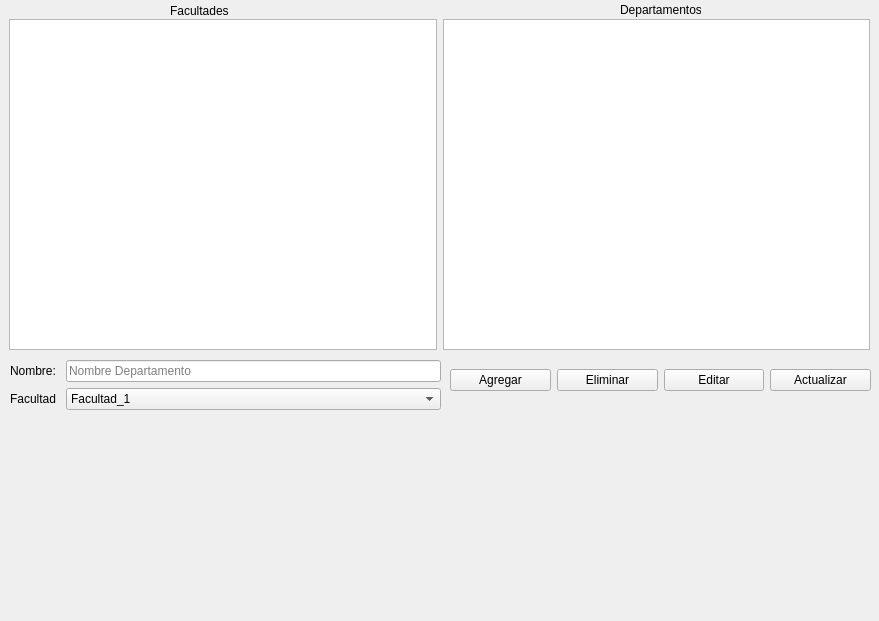
<?xml version="1.0" encoding="UTF-8"?>
<ui version="4.0">
 <class>Departamento</class>
 <widget class="QWidget" name="Departamento">
  <property name="geometry">
   <rect>
    <x>0</x>
    <y>0</y>
    <width>879</width>
    <height>621</height>
   </rect>
  </property>
  <property name="windowTitle">
   <string>Form</string>
  </property>
  <widget class="QWidget" name="horizontalLayoutWidget">
   <property name="geometry">
    <rect>
     <x>9</x>
     <y>19</y>
     <width>861</width>
     <height>331</height>
    </rect>
   </property>
   <layout class="QHBoxLayout" name="horizontalLayout">
    <item>
     <widget class="QTableView" name="tablaFacultades"/>
    </item>
    <item>
     <widget class="QTableView" name="tablaDepartamentos"/>
    </item>
   </layout>
  </widget>
  <widget class="QWidget" name="horizontalLayoutWidget_2">
   <property name="geometry">
    <rect>
     <x>450</x>
     <y>360</y>
     <width>421</width>
     <height>41</height>
    </rect>
   </property>
   <layout class="QHBoxLayout" name="horizontalBotones">
    <item>
     <widget class="QPushButton" name="btnAgregar">
      <property name="text">
       <string>Agregar</string>
      </property>
     </widget>
    </item>
    <item>
     <widget class="QPushButton" name="btnEliminar">
      <property name="text">
       <string>Eliminar</string>
      </property>
     </widget>
    </item>
    <item>
     <widget class="QPushButton" name="btnEditar">
      <property name="text">
       <string>Editar</string>
      </property>
     </widget>
    </item>
    <item>
     <widget class="QPushButton" name="btnActualizar">
      <property name="text">
       <string>Actualizar</string>
      </property>
     </widget>
    </item>
   </layout>
  </widget>
  <widget class="QLabel" name="lblFacultades">
   <property name="geometry">
    <rect>
     <x>170</x>
     <y>0</y>
     <width>61</width>
     <height>21</height>
    </rect>
   </property>
   <property name="text">
    <string>Facultades</string>
   </property>
  </widget>
  <widget class="QLabel" name="lblDepartamento">
   <property name="geometry">
    <rect>
     <x>620</x>
     <y>0</y>
     <width>81</width>
     <height>20</height>
    </rect>
   </property>
   <property name="text">
    <string>Departamentos</string>
   </property>
  </widget>
  <widget class="QWidget" name="formLayoutWidget">
   <property name="geometry">
    <rect>
     <x>10</x>
     <y>360</y>
     <width>431</width>
     <height>251</height>
    </rect>
   </property>
   <layout class="QFormLayout" name="formularioInformacion">
    <item row="0" column="0">
     <widget class="QLabel" name="lblNombre">
      <property name="text">
       <string>Nombre: </string>
      </property>
     </widget>
    </item>
    <item row="0" column="1">
     <widget class="QLineEdit" name="LineEditDepartamento">
      <property name="inputMask">
       <string/>
      </property>
      <property name="text">
       <string/>
      </property>
      <property name="placeholderText">
       <string>Nombre Departamento</string>
      </property>
     </widget>
    </item>
    <item row="1" column="0">
     <widget class="QLabel" name="lblFacultad">
      <property name="text">
       <string>Facultad</string>
      </property>
     </widget>
    </item>
    <item row="1" column="1">
     <widget class="QComboBox" name="comboBoxFacultad">
      <item>
       <property name="text">
        <string>Facultad_1</string>
       </property>
      </item>
      <item>
       <property name="text">
        <string>Facultad_2</string>
       </property>
      </item>
      <item>
       <property name="text">
        <string>Facultad_3</string>
       </property>
      </item>
      <item>
       <property name="text">
        <string>Facultad_4</string>
       </property>
      </item>
      <item>
       <property name="text">
        <string>Facultad_5</string>
       </property>
      </item>
     </widget>
    </item>
   </layout>
  </widget>
 </widget>
 <resources/>
 <connections/>
</ui>
